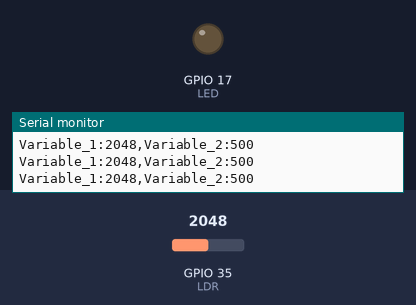
A sketch run on a simulated ESP32. Shown: output pins drawn as LEDs (lit = HIGH), the last lines printed to the serial monitor. The inputs (shaded band) are chosen by the test bench; at power-on: GPIO 35 (LDR) = 2048.

Above: at 1.2 s.
1.3 s: GPIO 35 (LDR) set to 529
2.8 s: GPIO 35 (LDR) set to 469
At 3.8 s:
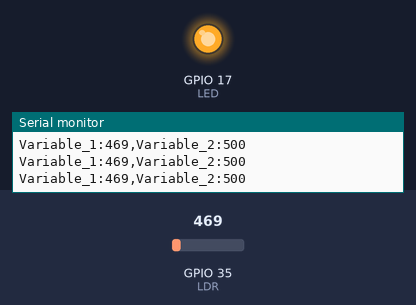
4.3 s: GPIO 35 (LDR) set to 540
At 5.5 s:
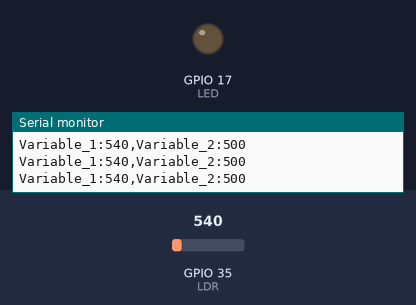
5.8 s: GPIO 35 (LDR) set to 491
At 7.3 s:
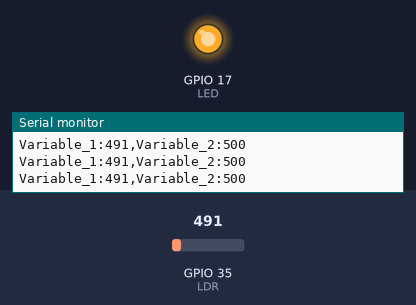
Timing chart, 0 to 8.3 s (numbered marks = the images above; inputs shaded):
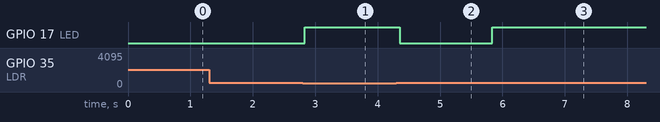

The sketch:

lab4.1.2.ino
```cpp
#define LDR  35
#define LED  17
int LDR_Value=0;
int static_variable = 500;

void setup() {
  Serial.begin(9600);
  pinMode(LED, OUTPUT);
}

void loop() {
  LDR_Value = analogRead(LDR);

  Serial.print("Variable_1:");
  Serial.print(LDR_Value);
  Serial.print(",");
  Serial.print("Variable_2:");
  Serial.println(static_variable);
  delay(20);

  if (LDR_Value < 500) {
    digitalWrite(LED, HIGH);
  } else {
    digitalWrite(LED, LOW);
  }
}
```

Measured:
- the behaviour switches between 500 and 499 on GPIO 35 (LDR) (found by bisection; images 0 and 1)
- after the input at 2.8 s, GPIO 17 (LED): LOW → HIGH at once
- after the input at 4.3 s, GPIO 17 (LED): HIGH → LOW after 0.05 s
- after the input at 5.8 s, GPIO 17 (LED): LOW → HIGH at once
